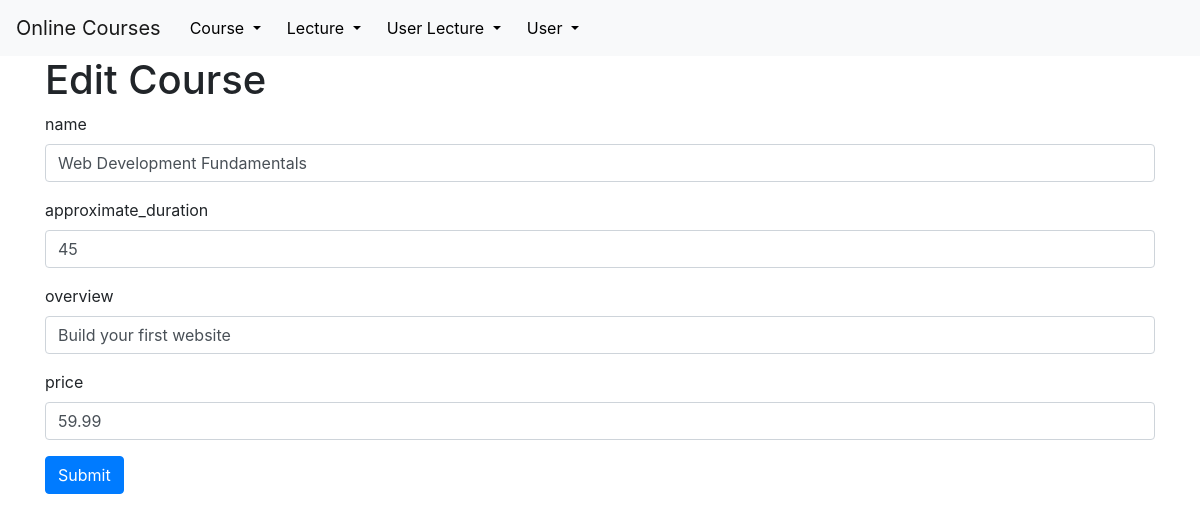
The page /edit/courses/2 on the database its author committed.
### tables this page shows
CREATE TABLE courses (
    id INTEGER PRIMARY KEY AUTOINCREMENT,
    name VARCHAR(255) NOT NULL,
    approximate_duration INTEGER NOT NULL,
    overview TEXT NOT NULL,
    price DECIMAL(10, 2) NOT NULL
);

### app.py (the view, shortened to what this page needs)
@app.route('/edit/<string:table_name>/<int:element_id>', methods=('GET', 'POST'))
def edit(table_name, element_id):
    connection = get_db_connection()
    my_class = classAdresses[table_name]
    requestedClasses = connected_classes(my_class)
    record = my_class.get(connection, element_id)
    print(record.keys())
    fkVarsDict = {}
    for Class in requestedClasses:
        fkVarsDict.update({Class: meaningfulClassValues(Class)})
    return render_template('edit.html', model=my_class, record=record, fkVars=fkVarsDict)

### DB_Classes.py (called while the page is built)
    @classmethod
    def get(cls, db_connection, id):
        return db_connection.execute(f'SELECT * FROM {cls.table_name} WHERE {cls.id} = ?', (id,)).fetchone()

### app.py (called while the page is built)
def get_db_connection(db='database.db'):
    connection = sqlite3.connect(db)
    connection.row_factory = sqlite3.Row
    return connection

def connected_classes(Class):
    res = []
    for arg in Class.attributes:
        if isinstance(arg, foreignKey):
            res.append(arg.Class)
    return res

@app.template_filter('attributeType')
def attributeType(attribute):
    print(type(attribute))
    if isinstance(attribute, limitedVariantsDataEntry):
        print("M")
        return "M"
    if isinstance(attribute, foreignKey):
        print("FK")
        return "FK"
    print("C")
    return "C"

@app.template_filter('className')
def className(givenClass):
    return givenClass.stringRepresentation

### templates/edit.html (shortened to what this page needs)
{% extends 'base.html' %}
{% block content %}
<h1>{% block title %} Edit {{ model | className }} {% endblock %}</h1>
<form method="post">
    {% for attr in model.attributes %}
    <div class="form-group">
        <label for="{{ attr }}">{{ attr }}</label>
        {% if attr | attributeType == "C" %}
        <input type="text" name="{{ attr }}"
               placeholder="{{ attr }}" class="form-control"
               value="{{ request.form[attr] or record[attr] }}"></input>
        {% endif %}
    </div>
    {% endfor %}
    <div class="form-group">
        <button type="submit" class="btn btn-primary">Submit</button>
    </div>
</form>
{% endblock %}

### rows shown on the page
courses: name "Web Development Fundamentals" "45" "Build your first website" "59.99"

### other values the page prints
{{ model | className }} "Course"
{{ attr }} "name" "approximate_duration" "overview" "price"
